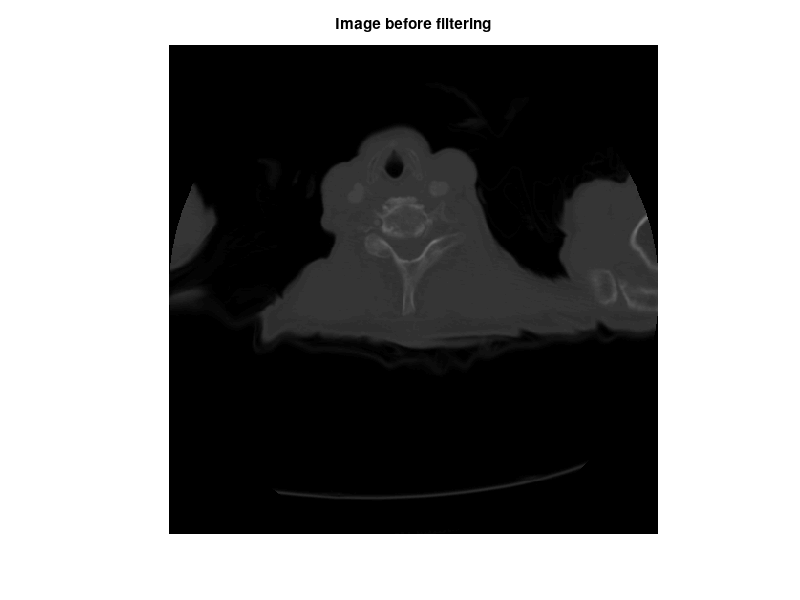
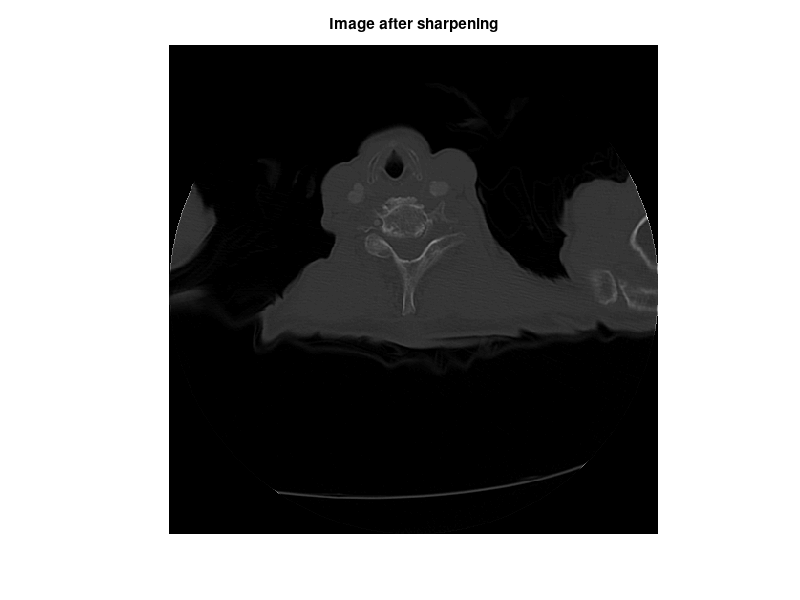

Write the MATLAB code that produced these figures, in order.
% plotting.m
% Make sure to change file names and location
clear all
clc
a = load('im2.txt');
b = load('im2_sharp.txt');

figure(1)
imshow(a)
title('Image before filtering');

figure(2)
imshow(b)
title('Image after sharpening');
